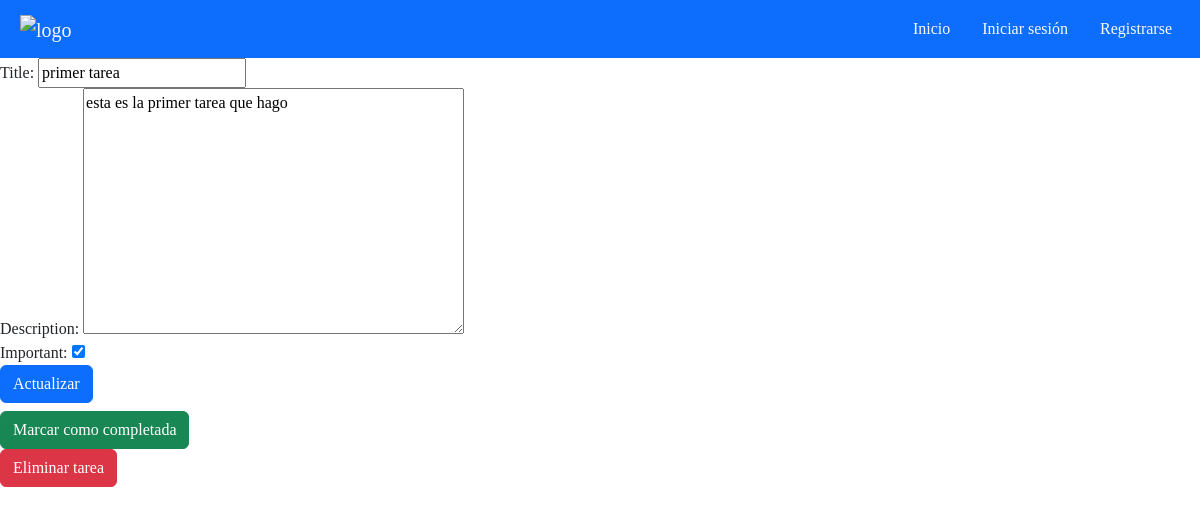
The app's page /tasks/2/ with its own data.
### tasks/models.py (models this page shows, shortened)
class Task(models.Model):
    title = models.CharField(max_length=100)
    description = models.TextField(blank=True)
    created = models.DateTimeField(auto_now_add=True)
    datecompleted = models.DateTimeField(null=True,blank=True) #blank True es para que ese campo sea opcional
    important = models.BooleanField(default=False)
    user = models.ForeignKey(User, on_delete=models.CASCADE)

### tasks/views.py (the view, shortened to what this page needs)
# urls.py: path('tasks/<int:task_id>/',views.taskDetail, name='taskDetail'),
def taskDetail(request,task_id):
    if request.method == "GET":
        task = get_object_or_404(Task,id=task_id)
        form = TaskForm(instance=task) #instance en GET muestra los datos precargados de la tarea
        return render(request,'taskDetail.html',{
            'task':task,
            'form':form
        })

### tasks/forms.py
class TaskForm(ModelForm):
    class Meta: # Configuración del formulario basada en el modelo Task
        model = Task  # Le decimos a Django que este formulario está basado en Task
        fields = ['title','description','important'] #Estos son los campos que se muestran en el frontend

### tasks/templates/taskDetail.html (shortened to what this page needs)
{%extends 'base.html'%}
{%block content%}
    <form method="post">
        {{form}}
        <input class="btn btn-primary" type="submit" value="Actualizar">
    </form>
    <form action="{% url 'taskCompleted' task.id %}" method="post" onsubmit="return confirm('¿Estas seguro de marcar como completada esta tarea?')">
        <button class="btn btn-success">
            Marcar como completada
        </button>
    </form>
    <form action="{% url 'taskEliminated' task.id %}" method="post" onsubmit="return confirm('¿Estas seguro de eliminar esta tarea?')">
        <button class="btn btn-danger">
            Eliminar tarea
        </button>
    </form>
{%endblock%}

### tasks/static/css/estilos.css (style rules this page uses)
body { font-family:Cambria, Cochin, Georgia, Times, 'Times New Roman', serif; user-select: none; }

### records on screen
Task: title "primer tarea", description "esta es la primer tarea que hago", important "☑"
